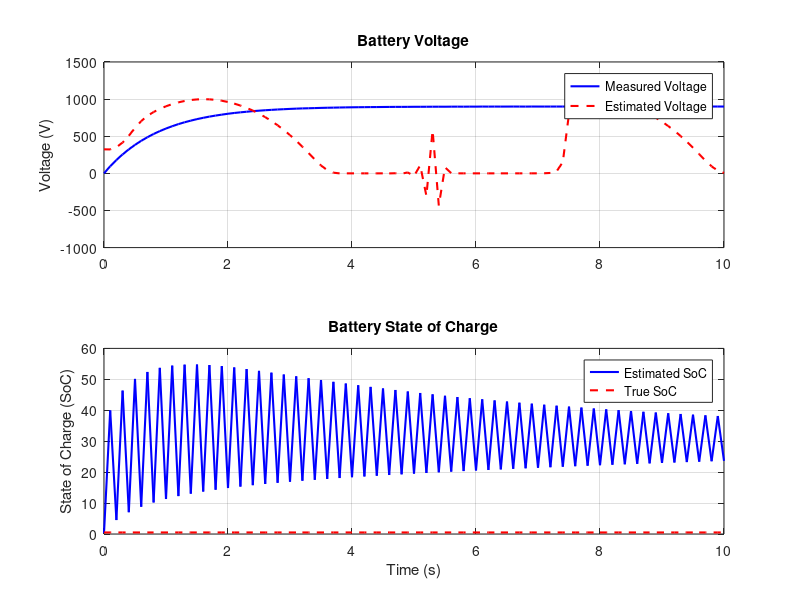

MATLAB code for this plot:
% Battery model parameters
R0 = 0.1;           % Battery internal resistance (Ohms)
C = 1000;           % Battery capacity (Ah)
alpha = 0.9;        % SoH decay factor

% Measurement noise covariance
Q = diag([0.01, 0.01]);  % Process noise covariance
R = diag([0.05, 0.05]);  % Measurement noise covariance

% Initial estimates and covariances
x_est = [0.5; 0.9];          % Initial estimates of SoC and SoH
P = diag([0.1, 0.1]);        % Initial covariance matrix

% Simulated current and voltage measurements
time = 0:0.1:10;
current = sin(time);        % Simulated current profile
voltage = R0 * current + C * alpha * (1 - exp(-time/alpha)) + randn(size(time))*sqrt(R(2,2));

% Kalman filter estimation
for i = 1:length(time)
    % Prediction step
    x_prd = x_est;                        % State prediction
    P_prd = P + Q;                        % Covariance prediction

    % Update step
    H = [x_prd(1), 0; 0, x_prd(2)];       % Measurement matrix
    z = [voltage(i); current(i)];         % Measurement vector

    S = H * P_prd * H' + R;                % Innovation covariance
    K = P_prd * H' / S;                    % Kalman gain

    x_est = x_prd + K * (z - H * x_prd);   % State estimation
    P = (eye(2) - K * H) * P_prd;          % Covariance estimation

    % Store the estimated SoC and SoH
    estimated_soc(i) = x_est(1);
    estimated_soh(i) = x_est(2);
end

% Plot the results
figure;
subplot(2,1,1);
plot(time, voltage, 'b', 'LineWidth', 1.5);
hold on;
grid on;
plot(time, R0 * current + C * estimated_soh, 'r--', 'LineWidth', 1.5);
ylabel('Voltage (V)');
legend('Measured Voltage', 'Estimated Voltage');
title('Battery Voltage');

subplot(2,1,2);
plot(time, estimated_soc, 'b', 'LineWidth', 1.5);
hold on;
grid on;
plot(time, ones(size(time))*0.5, 'r--', 'LineWidth', 1.5);
ylabel('State of Charge (SoC)');
xlabel('Time (s)');
legend('Estimated SoC', 'True SoC');
title('Battery State of Charge');